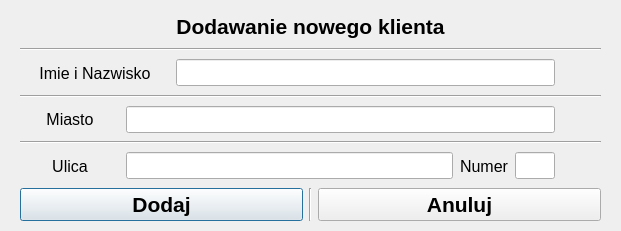
<?xml version="1.0" encoding="UTF-8"?>
<ui version="4.0">
 <class>AddClient</class>
 <widget class="QDialog" name="AddClient">
  <property name="geometry">
   <rect>
    <x>0</x>
    <y>0</y>
    <width>621</width>
    <height>231</height>
   </rect>
  </property>
  <property name="windowTitle">
   <string>Dialog</string>
  </property>
  <widget class="QWidget" name="verticalLayoutWidget">
   <property name="geometry">
    <rect>
     <x>20</x>
     <y>10</y>
     <width>581</width>
     <height>211</height>
    </rect>
   </property>
   <layout class="QVBoxLayout" name="verticalLayout">
    <item>
     <widget class="QLabel" name="label_7">
      <property name="font">
       <font>
        <family>Arial</family>
        <pointsize>16</pointsize>
        <weight>75</weight>
        <bold>true</bold>
       </font>
      </property>
      <property name="text">
       <string>Dodawanie nowego klienta</string>
      </property>
      <property name="alignment">
       <set>Qt::AlignCenter</set>
      </property>
     </widget>
    </item>
    <item>
     <widget class="Line" name="line_5">
      <property name="orientation">
       <enum>Qt::Horizontal</enum>
      </property>
     </widget>
    </item>
    <item>
     <layout class="QHBoxLayout" name="horizontalLayout_3">
      <item>
       <widget class="QLabel" name="label_8">
        <property name="minimumSize">
         <size>
          <width>150</width>
          <height>0</height>
         </size>
        </property>
        <property name="font">
         <font>
          <pointsize>12</pointsize>
         </font>
        </property>
        <property name="text">
         <string>Imie i Nazwisko</string>
        </property>
        <property name="alignment">
         <set>Qt::AlignCenter</set>
        </property>
       </widget>
      </item>
      <item>
       <widget class="QLineEdit" name="name">
        <property name="font">
         <font>
          <pointsize>12</pointsize>
         </font>
        </property>
        <property name="maxLength">
         <number>32773</number>
        </property>
       </widget>
      </item>
      <item>
       <widget class="QLabel" name="label_9">
        <property name="minimumSize">
         <size>
          <width>40</width>
          <height>0</height>
         </size>
        </property>
        <property name="maximumSize">
         <size>
          <width>40</width>
          <height>16777215</height>
         </size>
        </property>
        <property name="font">
         <font>
          <pointsize>12</pointsize>
         </font>
        </property>
        <property name="text">
         <string/>
        </property>
        <property name="alignment">
         <set>Qt::AlignCenter</set>
        </property>
       </widget>
      </item>
     </layout>
    </item>
    <item>
     <widget class="Line" name="line">
      <property name="orientation">
       <enum>Qt::Horizontal</enum>
      </property>
     </widget>
    </item>
    <item>
     <layout class="QHBoxLayout" name="horizontalLayout_2">
      <item>
       <widget class="QLabel" name="label_4">
        <property name="minimumSize">
         <size>
          <width>100</width>
          <height>0</height>
         </size>
        </property>
        <property name="font">
         <font>
          <pointsize>12</pointsize>
         </font>
        </property>
        <property name="text">
         <string>Miasto</string>
        </property>
        <property name="alignment">
         <set>Qt::AlignCenter</set>
        </property>
       </widget>
      </item>
      <item>
       <widget class="QLineEdit" name="city">
        <property name="font">
         <font>
          <pointsize>12</pointsize>
         </font>
        </property>
        <property name="maxLength">
         <number>32773</number>
        </property>
       </widget>
      </item>
      <item>
       <widget class="QLabel" name="label_10">
        <property name="minimumSize">
         <size>
          <width>40</width>
          <height>0</height>
         </size>
        </property>
        <property name="maximumSize">
         <size>
          <width>40</width>
          <height>16777215</height>
         </size>
        </property>
        <property name="font">
         <font>
          <pointsize>12</pointsize>
         </font>
        </property>
        <property name="text">
         <string/>
        </property>
        <property name="alignment">
         <set>Qt::AlignCenter</set>
        </property>
       </widget>
      </item>
     </layout>
    </item>
    <item>
     <widget class="Line" name="line_4">
      <property name="orientation">
       <enum>Qt::Horizontal</enum>
      </property>
     </widget>
    </item>
    <item>
     <layout class="QHBoxLayout" name="horizontalLayout_5">
      <item>
       <widget class="QLabel" name="label_12">
        <property name="minimumSize">
         <size>
          <width>100</width>
          <height>0</height>
         </size>
        </property>
        <property name="font">
         <font>
          <pointsize>12</pointsize>
         </font>
        </property>
        <property name="text">
         <string>Ulica</string>
        </property>
        <property name="alignment">
         <set>Qt::AlignCenter</set>
        </property>
       </widget>
      </item>
      <item>
       <widget class="QLineEdit" name="street">
        <property name="font">
         <font>
          <pointsize>12</pointsize>
         </font>
        </property>
        <property name="maxLength">
         <number>32773</number>
        </property>
       </widget>
      </item>
      <item>
       <widget class="QLabel" name="label_13">
        <property name="minimumSize">
         <size>
          <width>50</width>
          <height>0</height>
         </size>
        </property>
        <property name="font">
         <font>
          <pointsize>12</pointsize>
         </font>
        </property>
        <property name="text">
         <string>Numer</string>
        </property>
        <property name="alignment">
         <set>Qt::AlignCenter</set>
        </property>
       </widget>
      </item>
      <item>
       <widget class="QLineEdit" name="number">
        <property name="maximumSize">
         <size>
          <width>40</width>
          <height>16777215</height>
         </size>
        </property>
        <property name="font">
         <font>
          <pointsize>12</pointsize>
         </font>
        </property>
        <property name="maxLength">
         <number>32773</number>
        </property>
       </widget>
      </item>
      <item>
       <widget class="QLabel" name="label_14">
        <property name="minimumSize">
         <size>
          <width>40</width>
          <height>0</height>
         </size>
        </property>
        <property name="maximumSize">
         <size>
          <width>40</width>
          <height>16777215</height>
         </size>
        </property>
        <property name="font">
         <font>
          <pointsize>12</pointsize>
         </font>
        </property>
        <property name="text">
         <string/>
        </property>
        <property name="alignment">
         <set>Qt::AlignCenter</set>
        </property>
       </widget>
      </item>
     </layout>
    </item>
    <item>
     <layout class="QHBoxLayout" name="horizontalLayout_4">
      <item>
       <widget class="QPushButton" name="addButton">
        <property name="font">
         <font>
          <family>Arial</family>
          <pointsize>16</pointsize>
          <weight>75</weight>
          <bold>true</bold>
         </font>
        </property>
        <property name="text">
         <string>Dodaj</string>
        </property>
       </widget>
      </item>
      <item>
       <widget class="Line" name="line_3">
        <property name="orientation">
         <enum>Qt::Vertical</enum>
        </property>
       </widget>
      </item>
      <item>
       <widget class="QPushButton" name="cancelButton">
        <property name="font">
         <font>
          <family>Arial</family>
          <pointsize>16</pointsize>
          <weight>75</weight>
          <bold>true</bold>
         </font>
        </property>
        <property name="text">
         <string>Anuluj</string>
        </property>
       </widget>
      </item>
     </layout>
    </item>
   </layout>
  </widget>
 </widget>
 <resources/>
 <connections/>
</ui>
